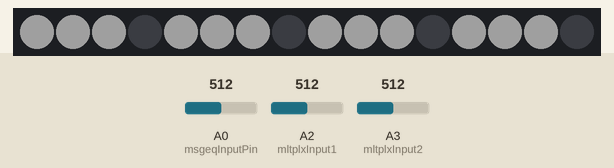
Recording of a sketch running on a simulated Arduino Uno, built with avr-gcc and run on an emulated ATmega328P. Parts: 16 RGB LEDs in strip order, left to right. The inputs (shaded band) are chosen by the test bench; at power-on: A3 (mltplxInput2) = 512, A2 (mltplxInput1) = 512, A0 (msgeqInputPin) = 512. Dim RGB values are drawn brighter than linear; random numbers use the default seed unless the sketch sets one.

Above: at 1.2 s.
1.3 s: A3 (mltplxInput2) set to 0
At 2.5 s:
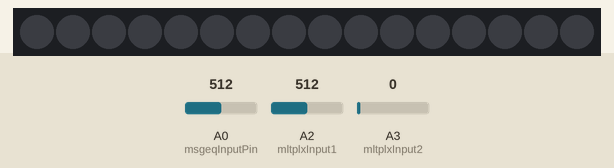
2.8 s: A2 (mltplxInput1) set to 794
4.8 s: A2 (mltplxInput1) set to 812
At 6.2 s:
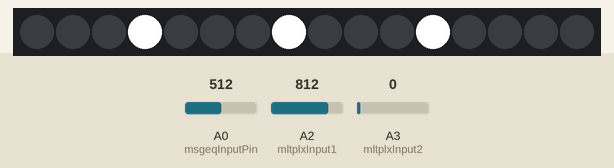
7.8 s: A3 (mltplxInput2) set to 17
At 8.7 s:
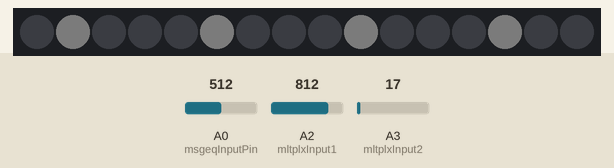
10.4 s: A2 (mltplxInput1) set to 306
At 11.86 s:
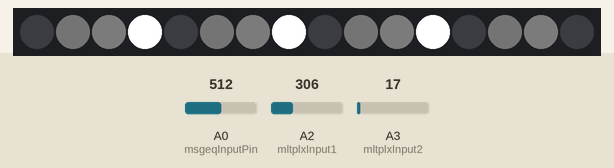
13.2 s: A3 (mltplxInput2) set to 810
At 14.91 s:
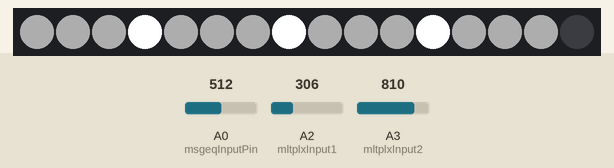
Timing chart, 0 to 15.7 s (numbered marks = the images above; inputs shaded):
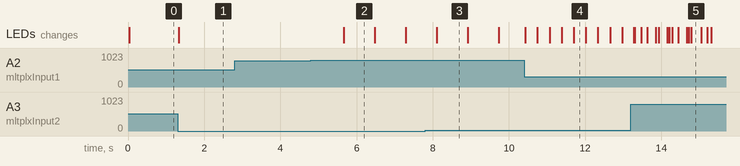

Measured:
- the behaviour switches between 800 and 801 on A2 (mltplxInput1) (found by bisection; images 1 and 2)
- after the input at 1.3 s, the LEDs: change at once (image 1)
- after the input at 2.8 s, every drawn part: stays the same
- after the input at 4.8 s, the LEDs: change after 0.87 s (image 2)
- what the display in image 2 shows lasts 0.8 s, from 5.7 s to 6.5 s

The sketch:

multiplexed_graphiceq_driver_and_input.ino
```cpp
#include "Tlc5940.h"

// Multiplexer input output variables
const int mltplxInput1 = A2;
const int mltplxInput2 = A3;

const int s0 = 8;
const int s1 = 7;
const int s2 = 6;

int paramPotVal1 = 0;
int paramPotVal2 = 0;
int paramPotVal3 = 0;
int paramPotVal4 = 0;

unsigned long toggleTime;
unsigned long randToggleTime = 0;
int toggleState = 0;

int mode = 0;

int modeButtonVal1 = 0;
int modeButtonVal2 = 0;
int modeButtonVal3 = 0;
int modeButtonVal4 = 0;
int modeButtonVal5 = 0;

int rgbPotVal1 = 0;
int rgbPotVal2 = 0;
int rgbPotVal3 = 0;

// Input variables from MSGEQ
int msgeqInputPin = A0; // read from multiplexer using analog input 0
int msgeqStrobePin = 2; // strobe is attached to digital pin 2
int msgeqResetPin = 4; // reset is attached to digital pin 4
int msgeqReadIterations = 2;
int spectrumValue[7]; // to hold a2d values


// Output Variables for TLC
// RGBA
int LED1[4];
int LED2[4];
int LED3[4];
int LED4[4];
int LED5[4];
int LED6[4];
int LED7[4];

int CurrentR;
int CurrentG;
int CurrentB;
int NextR;
int NextG;
int NextB;

int newR;
int newG;
int newB;

int smooth1(int x)
{
  int offset = paramPotVal3;
  if (x > 255 + offset - 100)
  {
    return(x/4);
  }
  else if (x > 200 + offset - 100)
  {
    return(x/3);
  }
  else if (x > 100+ offset - 100)
  {
    return(0);
    return(x/2);
  }
  return(0);
}

int smooth2(int x)
{
  if (x > 400)
  {
    return(x/4);
  }
  return(0);
}

int smooth3(int x)
{
  return(smooth1(x)*16);
}

int smooth4(int x)
{
  int threshold = paramPotVal3;
  if (x > threshold)
  {
    return(255);
  }
  return(0);
}

void SpectrumPrint()
{
 Serial.print("(");
 for (int i = 0; i < 7; i++)
 {
     Serial.print(spectrumValue[i]); Serial.print(",");
 }
 Serial.print(") ");
 Serial.print("\n");
}

void SerialPrintMultiplexerInputs()
{
  Serial.print("(");
  Serial.print(paramPotVal1 ); Serial.print(",");
  Serial.print(paramPotVal2 ); Serial.print(",");
  Serial.print(paramPotVal3 ); Serial.print(",");
  Serial.print(paramPotVal4 ); Serial.print(",");
  Serial.print(modeButtonVal1 ); Serial.print(",");
  Serial.print(modeButtonVal2 ); Serial.print(",");
  Serial.print(modeButtonVal3 ); Serial.print(",");
  Serial.print(modeButtonVal4 ); Serial.print(",");
  Serial.print(modeButtonVal5 ); Serial.print(",");

  Serial.print(rgbPotVal1 ); Serial.print(",");
  Serial.print(rgbPotVal2 ); Serial.print(",");
  Serial.print(rgbPotVal3 ); Serial.print(",");

  Serial.print(") ");
  Serial.print("\n");
  delay(2);
}


void getMultiplexerInputs(int del)
{
  digitalWrite(s0, LOW);
  digitalWrite(s1, LOW);
  digitalWrite(s2, LOW);
  delay(del);
  analogRead(mltplxInput1);
  analogRead(mltplxInput2);
  paramPotVal1 = analogRead(mltplxInput1);
  modeButtonVal5 = analogRead(mltplxInput2);


  digitalWrite(s0, HIGH);
  digitalWrite(s1, LOW);
  digitalWrite(s2, LOW);
  delay(del);
  analogRead(mltplxInput1);
  analogRead(mltplxInput2);
  paramPotVal2 = analogRead(mltplxInput1);
  rgbPotVal1 = analogRead(mltplxInput2);


  digitalWrite(s0, LOW);
  digitalWrite(s1, HIGH);
  digitalWrite(s2, LOW);
  delay(del);
  analogRead(mltplxInput1);
  analogRead(mltplxInput2);
  paramPotVal3 = analogRead(mltplxInput1);
  rgbPotVal2 = analogRead(mltplxInput2);

  digitalWrite(s0, HIGH);
  digitalWrite(s1, HIGH);
  digitalWrite(s2, LOW);
  delay(del);
  analogRead(mltplxInput1);
  analogRead(mltplxInput2);
  paramPotVal4 = analogRead(mltplxInput1);
  rgbPotVal3 = analogRead(mltplxInput2);

  digitalWrite(s0, LOW);
  digitalWrite(s1, LOW);
  digitalWrite(s2, HIGH);
  delay(del);
  analogRead(mltplxInput1);
  analogRead(mltplxInput2);
  modeButtonVal1 = analogRead(mltplxInput1);

  digitalWrite(s0, HIGH);
  digitalWrite(s1, LOW);
  digitalWrite(s2, HIGH);
  delay(del);
  analogRead(mltplxInput1);
  analogRead(mltplxInput2);
  modeButtonVal2 = analogRead(mltplxInput1);

  digitalWrite(s0, LOW);
  digitalWrite(s1, HIGH);
  digitalWrite(s2, HIGH);
  delay(del);
  analogRead(mltplxInput1);
  analogRead(mltplxInput2);
  modeButtonVal3 = analogRead(mltplxInput1);

  digitalWrite(s0, HIGH);
  digitalWrite(s1, HIGH);
  digitalWrite(s2, HIGH);
  delay(del);
  analogRead(mltplxInput1);
  analogRead(mltplxInput2);
  modeButtonVal4 = analogRead(mltplxInput1);
}

void readMSGEQ()
{
 digitalWrite(msgeqResetPin, HIGH);
 delayMicroseconds(5);
 digitalWrite(msgeqResetPin, LOW);

 for (int i = 0; i < 7; i++)
 {
    digitalWrite(msgeqStrobePin, LOW);
    delayMicroseconds(50); // to allow the output to settle
    spectrumValue[i] = analogRead(msgeqInputPin);
    digitalWrite(msgeqStrobePin, HIGH);
 }
}

void clearToggle()
{
  toggleTime = millis();
  toggleState = 0;
}

void setMode()
{
  if (modeButtonVal1 > 800)
  {
    if (mode == 1){return;}
    clearToggle();
    mode = 1;return;
  }
  else if (modeButtonVal2 > 800)
  {
    if (mode == 2){return;}
    clearToggle();
    mode = 2;return;
  }
  else if (modeButtonVal3 > 800)
  {
    if (mode == 3){return;}
    clearToggle();
    mode = 3;return;
  }
  else if (modeButtonVal4 > 800)
  {
    if (mode == 4){return;}
    clearToggle();
    mode = 4;return;
  }
  else if (modeButtonVal5 > 800)
  {
    if (mode == 5){return;}
    clearToggle();
    mode = 5; return;
  }
}

void setSingleLightAudioAlpha()
{
  int maximum = 0;
  int maxidx = 0;
  for (int i = 0; i < 7; i++)
  {
    if ((spectrumValue[i]) > maximum)
    {
        maximum = spectrumValue[i];
        maxidx = i;
    }
  }

  LED1[3] = (maxidx == 0 ? smooth3(spectrumValue[0]) : 0);
  LED2[3] = (maxidx == 1 ? smooth3(spectrumValue[1]) : 0);
  LED3[3] = (maxidx == 2 ? smooth3(spectrumValue[2]) : 0);
  LED4[3] = (maxidx == 3 ? smooth3(spectrumValue[3]) : 0);
  LED5[3] = (maxidx == 4 ? smooth3(spectrumValue[4]) : 0);
  LED6[3] = (maxidx == 5 ? smooth3(spectrumValue[5]) : 0);
  LED7[3] = (maxidx == 6 ? smooth3(spectrumValue[6]) : 0);
  delay(paramPotVal2);
}

void setSingleLightAudioAlpha2()
{
  int maximum = 0;
  int maxidx = 0;
  for (int i = 0; i < 7; i++)
  {
    if ((spectrumValue[i]) > maximum)
    {
        maximum = spectrumValue[i];
        maxidx = i;
    }
  }

  LED1[3] = (maxidx == 0 ? 4095 : 0);
  LED2[3] = (maxidx == 1 ? 4095 : 0);
  LED3[3] = (maxidx == 2 ? 4095 : 0);
  LED4[3] = (maxidx == 3 ? 4095 : 0);
  LED5[3] = (maxidx == 4 ? 4095 : 0);
  LED6[3] = (maxidx == 5 ? 4095 : 0);
  LED7[3] = (maxidx == 6 ? 4095 : 0);
  delay(paramPotVal2);
}

void setAudioAlpha()
{
  LED1[3] = smooth3(spectrumValue[0]);
  LED2[3] = smooth3(spectrumValue[1]);
  LED3[3] = smooth3(spectrumValue[2]);
  LED4[3] = smooth3(spectrumValue[3]);
  LED5[3] = smooth3(spectrumValue[4]);
  LED6[3] = smooth3(spectrumValue[5]);
  LED7[3] = smooth3(spectrumValue[6]);
}

void setRandomStrobeAlpha()
{
  int A;
  if ((millis() - toggleTime) > randToggleTime)
  {
    randToggleTime = random(paramPotVal1);
    toggleState = !toggleState;
    toggleTime = millis() - 10;
    delay(10);
  }
  A = toggleState*4095;
  LED1[3] = A;
  LED2[3] = A;
  LED3[3] = A;
  LED4[3] = A;
  LED5[3] = A;
  LED6[3] = A;
  LED7[3] = A;
}

void setStrobeAlphaRandRGB()
{
  int A;

  int offs =0;
  if ((millis() - toggleTime) > paramPotVal1)
  {
    newR = random(rgbPotVal1*4);
    newG = random(rgbPotVal2*4);
    newB = random(rgbPotVal3*4);

    newR += offs; newG += offs; newB += offs;
    toggleState = !toggleState;
    toggleTime = millis() - 10;
    setAllColors(newR, newG, newB);
    delay(10);

  }
  A = toggleState*4095;
  LED1[3] = A;
  LED2[3] = A;
  LED3[3] = A;
  LED4[3] = A;
  LED5[3] = A;
  LED6[3] = A;
  LED7[3] = A;

}


void setStrobeAlpha()
{
  int A;
  if ((millis() - toggleTime) > paramPotVal1)
  {
    toggleState = !toggleState;
    toggleTime = millis() - 10;
    delay(10);
  }
  A = toggleState*4095;
  LED1[3] = A;
  LED2[3] = A;
  LED3[3] = A;
  LED4[3] = A;
  LED5[3] = A;
  LED6[3] = A;
  LED7[3] = A;
}
void setRandomStrobeAlpha2()
{
  int A;
  if (random(paramPotVal1) < 5)
  {
    toggleState = !toggleState;
    delayMicroseconds(10);
    //toggleTime = millis();
  }
  A = toggleState*4095;
  LED1[3] = A;
  LED2[3] = A;
  LED3[3] = A;
  LED4[3] = A;
  LED5[3] = A;
  LED6[3] = A;
  LED7[3] = A;
}

void setConstantAlpha(int A)
{
  LED1[3] = A;
  LED2[3] = A;
  LED3[3] = A;
  LED4[3] = A;
  LED5[3] = A;
  LED6[3] = A;
  LED7[3] = A;
}

int* colorSmooth1(int x)
{
  int cutoff1 = paramPotVal3;
  int cutoff2 = paramPotVal4;
  int out[3];
  out[0] = 0; out[1] = 0; out[2] = 0;
  if (x < cutoff1)
  {
    out[0] = x; out[1] = 0; out[2] = 0;
  }
  else if (x < cutoff2)
  {
    out[0] = x; out[1] = x/3; out[3] = 0;
  }
  else
  {
    out[0] = x; out[1] = x/2; out[3] = x/3;
  }
  return(out);
}


void setAudioColors()
{

  // Blue, Green, Red
  int* LED_1 = colorSmooth1(spectrumValue[0]);
  int* LED_2 = colorSmooth1(spectrumValue[1]);
  int* LED_3 = colorSmooth1(spectrumValue[2]);
  int* LED_4 = colorSmooth1(spectrumValue[3]);
  int* LED_5 = colorSmooth1(spectrumValue[4]);
  int* LED_6 = colorSmooth1(spectrumValue[5]);
  int* LED_7 = colorSmooth1(spectrumValue[6]);

  LED1[0] = LED_1[0];
  LED2[0] = LED_2[0];
  LED3[0] = LED_3[0];
  LED4[0] = LED_4[0];
  LED5[0] = LED_5[0];
  LED6[0] = LED_6[0];
  LED7[0] = LED_7[0];

  LED1[1] = LED_1[1];
  LED2[1] = LED_2[1];
  LED3[1] = LED_3[1];
  LED4[1] = LED_4[1];
  LED5[1] = LED_5[1];
  LED6[1] = LED_6[1];
  LED7[1] = LED_7[1];

  LED1[2] = LED_1[2];
  LED2[2] = LED_2[2];
  LED3[2] = LED_3[2];
  LED4[2] = LED_4[2];
  LED5[2] = LED_5[2];
  LED6[2] = LED_6[2];
  LED7[2] = LED_7[2];

  setConstantAlpha(4095);

}

void setAllColors(int R, int G, int B)
{
  LED1[0] = R;
  LED2[0] = R;
  LED3[0] = R;
  LED4[0] = R;
  LED5[0] = R;
  LED6[0] = R;
  LED7[0] = R;

  LED1[1] = G;
  LED2[1] = G;
  LED3[1] = G;
  LED4[1] = G;
  LED5[1] = G;
  LED6[1] = G;
  LED7[1] = G;

  LED1[2] = B;
  LED2[2] = B;
  LED3[2] = B;
  LED4[2] = B;
  LED5[2] = B;
  LED6[2] = B;
  LED7[2] = B;
}

void sendTLCData()
{
  Tlc.clear();

  Tlc.set(0, LED1[0]); //R
  Tlc.set(1, LED1[1]); //G
  Tlc.set(2, LED1[2]); //B
  Tlc.set(3, LED1[3]); //A

  Tlc.set(4, LED2[0]); //R
  Tlc.set(5, LED2[1]); //G
  Tlc.set(6, LED2[2]); //B
  Tlc.set(7, LED2[3]); //A

  Tlc.set(8, LED3[0]); //R
  Tlc.set(9, LED3[1]); //G
  Tlc.set(10, LED3[2]); //B
  Tlc.set(11, LED3[3]); //A

  Tlc.set(12, LED4[0]); //R
  Tlc.set(13, LED4[1]); //G
  Tlc.set(14, LED4[2]); //B
  Tlc.set(16, LED4[3]); //A

  Tlc.set(17, LED5[0]); //R
  Tlc.set(18, LED5[1]); //G
  Tlc.set(19, LED5[2]); //B
  Tlc.set(20, LED5[3]); //A

  Tlc.set(21, LED6[0]); //R
  Tlc.set(22, LED6[1]); //G
  Tlc.set(23, LED6[2]); //B
  Tlc.set(24, LED6[3]); //A

  Tlc.set(25, LED7[0]); //R
  Tlc.set(26, LED7[1]); //G
  Tlc.set(27, LED7[2]); //B
  Tlc.set(28, LED7[3]); //A
  Tlc.update();
}

/* SETUP and LOOP */

void setup()
{
 //Serial.begin(9600);
 Tlc.init();

 pinMode(msgeqInputPin, INPUT);
 pinMode(mltplxInput1, INPUT);
 pinMode(mltplxInput2, INPUT);
 pinMode(msgeqStrobePin, OUTPUT);
 pinMode(msgeqResetPin, OUTPUT);

 pinMode(s0, OUTPUT);
 pinMode(s1, OUTPUT);
 pinMode(s2, OUTPUT);

 analogReference(DEFAULT);

 digitalWrite(msgeqResetPin, LOW);
 digitalWrite(msgeqStrobePin, HIGH);
 setAllColors(0,0,4095);
}


void loop()
{
  readMSGEQ();
  getMultiplexerInputs(2);
  setMode();
  //SerialPrintMultiplexerInputs();

  //setAllColors(rgbPotVal1,rgbPotVal2,rgbPotVal3);
  // Don't bother setting colors if mode is going to do this
  if (mode != 1){
    setAllColors(rgbPotVal1,rgbPotVal2,rgbPotVal3);
  }

  if (mode == 1){setStrobeAlphaRandRGB();}
  else if (mode == 2){setAudioAlpha();}
  else if (mode == 3){setSingleLightAudioAlpha2();}
  else if (mode == 4){setStrobeAlpha();}
  else if (mode == 5){setRandomStrobeAlpha();}

  /*OUTPUT TO LED-DRIVER*/
  sendTLCData();
}
```
